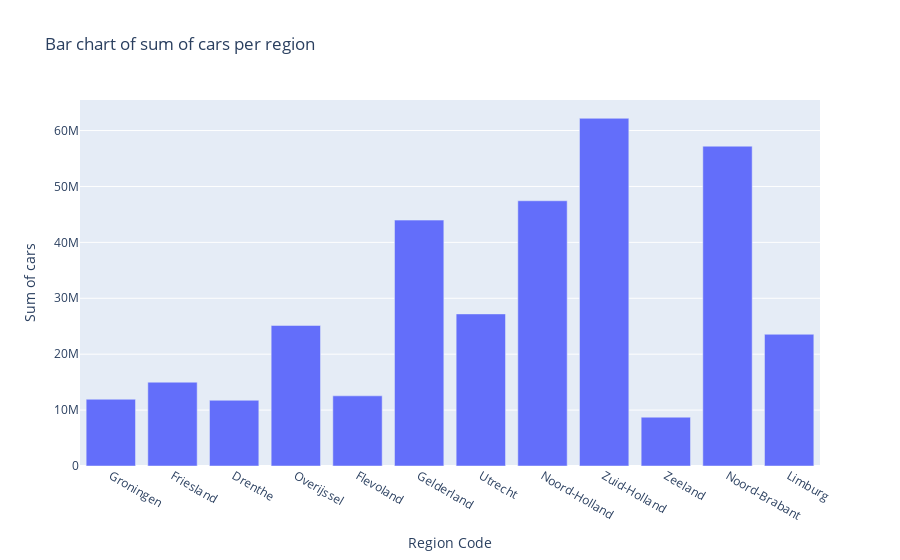

Here is the notebook cell this chart was saved with:
### Code cell
import plotly.express as px


bar = px.bar(dfprovince, x='RegioS', y= 'Sum', title='Bar chart of sum of cars per region')
bar.update_layout(yaxis_title='Sum of cars', xaxis_title= "Region Code", barmode='group') 

bar.show()

### Figure 1 — Plotly figure (JSON) as saved in the notebook; plotly's stock layout.template omitted (floating-point values rounded to 4 significant figures)
{"data": [{"alignmentgroup": "True", "hovertemplate": "RegioS=%{x}<br>Sum=%{y}<extra></extra>", "legendgroup": "", "marker": {"color": "#636efa", "pattern": {"shape": ""}}, "name": "", "offsetgroup": "", "orientation": "v", "showlegend": false, "textposition": "auto", "type": "bar", "x": ["Groningen", "Friesland", "Drenthe", "Overijssel", "Flevoland", "Gelderland", "Utrecht", "Noord-Holland", "Zuid-Holland", "Zeeland", "Noord-Brabant", "Limburg"], "xaxis": "x", "y": [11936457, 14990976, 11755668, 25136738, 12550586, 43979534, 27202822, 47438165, 62190626, 8732228, 57201144, 23560147], "yaxis": "y"}], "layout": {"barmode": "group", "legend": {"tracegroupgap": 0}, "title": {"text": "Bar chart of sum of cars per region"}, "xaxis": {"anchor": "y", "domain": [0, 1], "title": {"text": "Region Code"}}, "yaxis": {"anchor": "x", "domain": [0, 1], "title": {"text": "Sum of cars"}}}}
